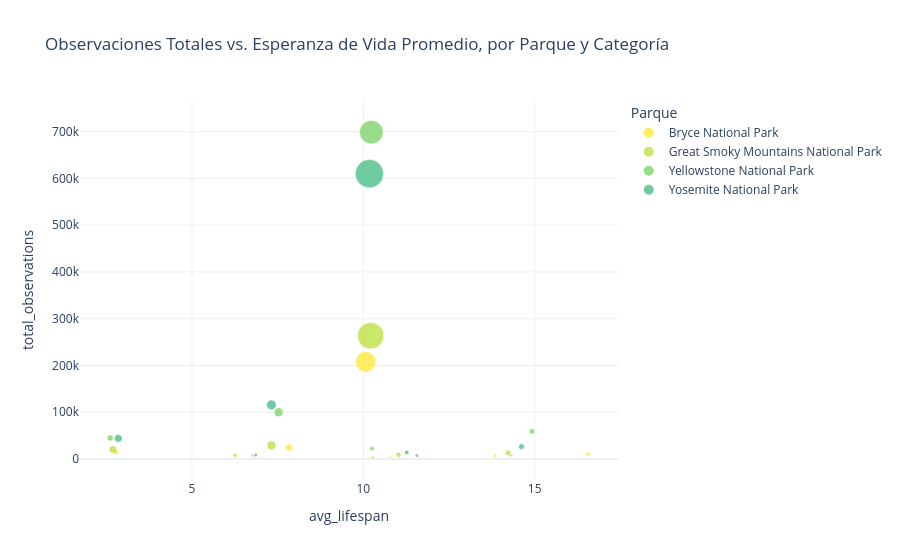

Source (notebook cell):
### Markdown cell above
### Dashboard Vivo (Plotly / Altair)

**Plotly — dispersión con hover personalizado**

### Code cell
park_summary = (
    df.groupby(["park_name", "category"], observed=True)
    .agg(total_observations=("observations", "sum"),
         avg_lifespan=("lifespan_years", "mean"),
         avg_mass=("mass_kg", "mean"),
         n_species=("scientific_name", "nunique"))
    .reset_index()
)

fig = px.scatter(
    park_summary,
    x="avg_lifespan", y="total_observations",
    color="park_name",
    size="n_species",
    hover_data={
        "category": True,
        "n_species": True,
        "avg_mass": ":.2f",
        "avg_lifespan": ":.1f",
        "total_observations": True
    },
    color_discrete_sequence=px.colors.sequential.Viridis_r,
    title="Observaciones Totales vs. Esperanza de Vida Promedio, por Parque y Categoría"
)
fig.update_traces(marker=dict(line=dict(width=0.5, color="white")))
fig.update_layout(template="plotly_white", legend_title_text="Parque")
fig

### Figure 1 — Plotly figure (JSON) as saved in the notebook; plotly's stock layout.template omitted (floating-point values rounded to 4 significant figures)
{"data": [{"customdata": [["Amphibian", 24, 0.2656], ["Bird", 244, 0.7816], ["Fish", 42, 1.616], ["Mammal", 97, 6.067], ["Nonvascular Plant", 153, 0.03472], ["Reptile", 57, 4.457], ["Vascular Plant", 2030, 2.735]], "hovertemplate": "park_name=Bryce National Park<br>avg_lifespan=%{x:.1f}<br>total_observations=%{y}<br>n_species=%{customdata[1]}<br>category=%{customdata[0]}<br>avg_mass=%{customdata[2]:.2f}<extra></extra>", "legendgroup": "Bryce National Park", "marker": {"color": "#fde725", "line": {"color": "white", "width": 0.5}, "size": [24, 244, 42, 97, 153, 57, 2030], "sizemode": "area", "sizeref": 9.8, "symbol": "circle"}, "mode": "markers", "name": "Bryce National Park", "orientation": "v", "showlegend": true, "type": "scatter", "x": [6.754, 7.832, 10.79, 16.56, 2.778, 13.84, 10.07], "xaxis": "x", "y": [2242, 24540, 3982, 10523, 14989, 6948, 208097], "yaxis": "y"}, {"customdata": [["Amphibian", 78, 0.2815], ["Bird", 387, 0.7127], ["Fish", 121, 2.533], ["Mammal", 155, 5.943], ["Nonvascular Plant", 273, 0.0311], ["Reptile", 42, 3.869], ["Vascular Plant", 3403, 2.848]], "hovertemplate": "park_name=Great Smoky Mountains National Park<br>avg_lifespan=%{x:.1f}<br>total_observations=%{y}<br>n_species=%{customdata[1]}<br>category=%{customdata[0]}<br>avg_mass=%{customdata[2]:.2f}<extra></extra>", "legendgroup": "Great Smoky Mountains National Park", "marker": {"color": "#b5de2b", "line": {"color": "white", "width": 0.5}, "size": [78, 387, 121, 155, 273, 42, 3403], "sizemode": "area", "sizeref": 9.8, "symbol": "circle"}, "mode": "markers", "name": "Great Smoky Mountains National Park", "orientation": "v", "showlegend": true, "type": "scatter", "x": [6.256, 7.317, 11.03, 14.22, 2.69, 10.27, 10.22], "xaxis": "x", "y": [8185, 29416, 8890, 12846, 20437, 3105, 263561], "yaxis": "y"}, {"customdata": [["Amphibian", 31, 0.2438], ["Bird", 386, 0.7291], ["Fish", 90, 2.736], ["Mammal", 146, 5.554], ["Nonvascular Plant", 180, 0.03163], ["Reptile", 29, 3.556], ["Vascular Plant", 2725, 2.807]], "hovertemplate": "park_name=Yellowstone National Park<br>avg_lifespan=%{x:.1f}<br>total_observations=%{y}<br>n_species=%{customdata[1]}<br>category=%{customdata[0]}<br>avg_mass=%{customdata[2]:.2f}<extra></extra>", "legendgroup": "Yellowstone National Park", "marker": {"color": "#6ece58", "line": {"color": "white", "width": 0.5}, "size": [31, 386, 90, 146, 180, 29, 2725], "sizemode": "area", "sizeref": 9.8, "symbol": "circle"}, "mode": "markers", "name": "Yellowstone National Park", "orientation": "v", "showlegend": true, "type": "scatter", "x": [6.771, 7.528, 10.26, 14.92, 2.616, 14.32, 10.24], "xaxis": "x", "y": [7727, 100051, 22260, 59111, 45059, 7335, 698795], "yaxis": "y"}, {"customdata": [["Amphibian", 61, 0.2951], ["Bird", 462, 0.7363], ["Fish", 97, 2.79], ["Mammal", 161, 5.901], ["Nonvascular Plant", 296, 0.03229], ["Reptile", 53, 4.508], ["Vascular Plant", 3920, 2.853]], "hovertemplate": "park_name=Yosemite National Park<br>avg_lifespan=%{x:.1f}<br>total_observations=%{y}<br>n_species=%{customdata[1]}<br>category=%{customdata[0]}<br>avg_mass=%{customdata[2]:.2f}<extra></extra>", "legendgroup": "Yosemite National Park", "marker": {"color": "#35b779", "line": {"color": "white", "width": 0.5}, "size": [61, 462, 97, 161, 296, 53, 3920], "sizemode": "area", "sizeref": 9.8, "symbol": "circle"}, "mode": "markers", "name": "Yosemite National Park", "orientation": "v", "showlegend": true, "type": "scatter", "x": [6.863, 7.318, 11.27, 14.62, 2.849, 11.56, 10.18], "xaxis": "x", "y": [8881, 115690, 14281, 26732, 44198, 7549, 610161], "yaxis": "y"}], "layout": {"legend": {"itemsizing": "constant", "title": {"text": "Parque"}, "tracegroupgap": 0}, "title": {"text": "Observaciones Totales vs. Esperanza de Vida Promedio, por Parque y Categoría"}, "xaxis": {"anchor": "y", "domain": [0, 1], "title": {"text": "avg_lifespan"}}, "yaxis": {"anchor": "x", "domain": [0, 1], "title": {"text": "total_observations"}}}}
